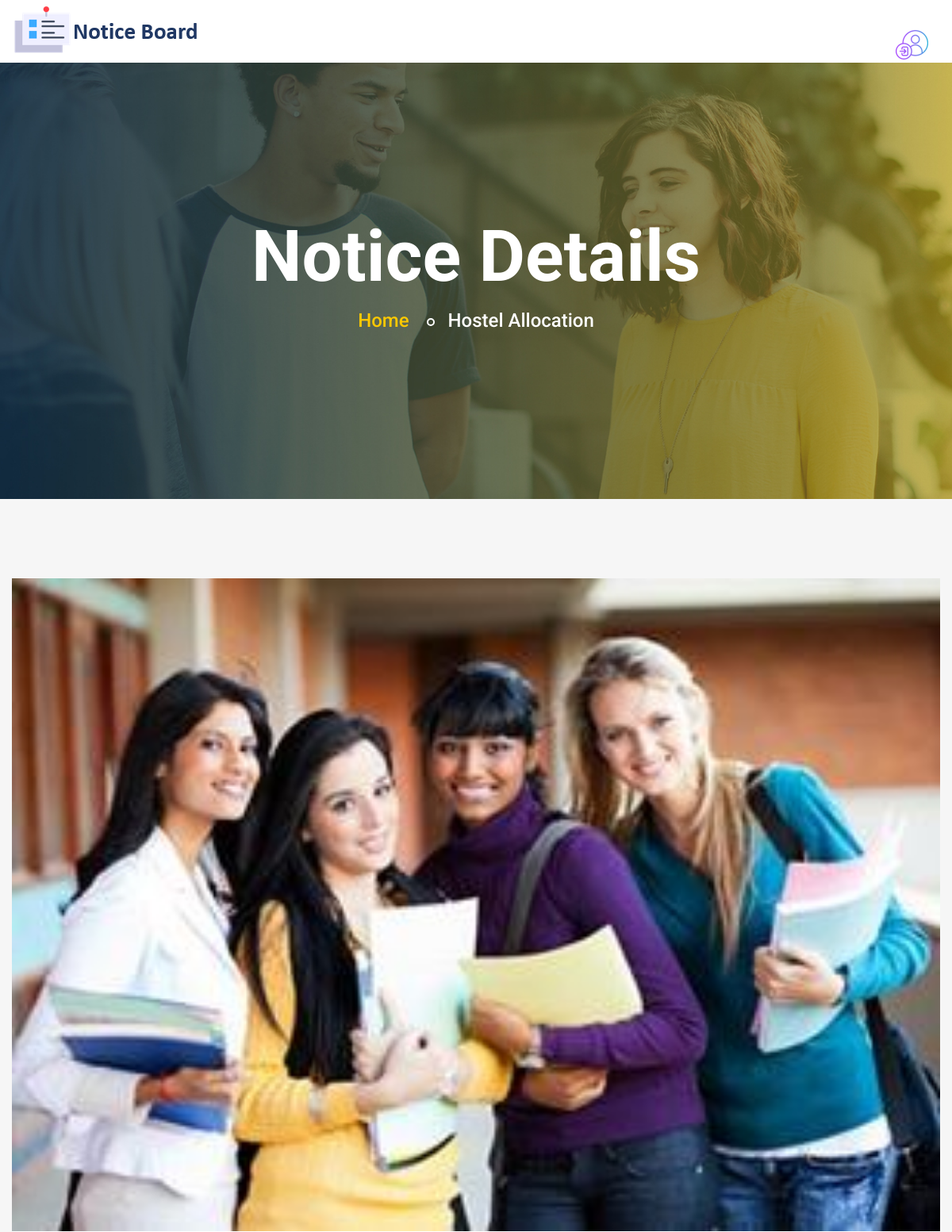
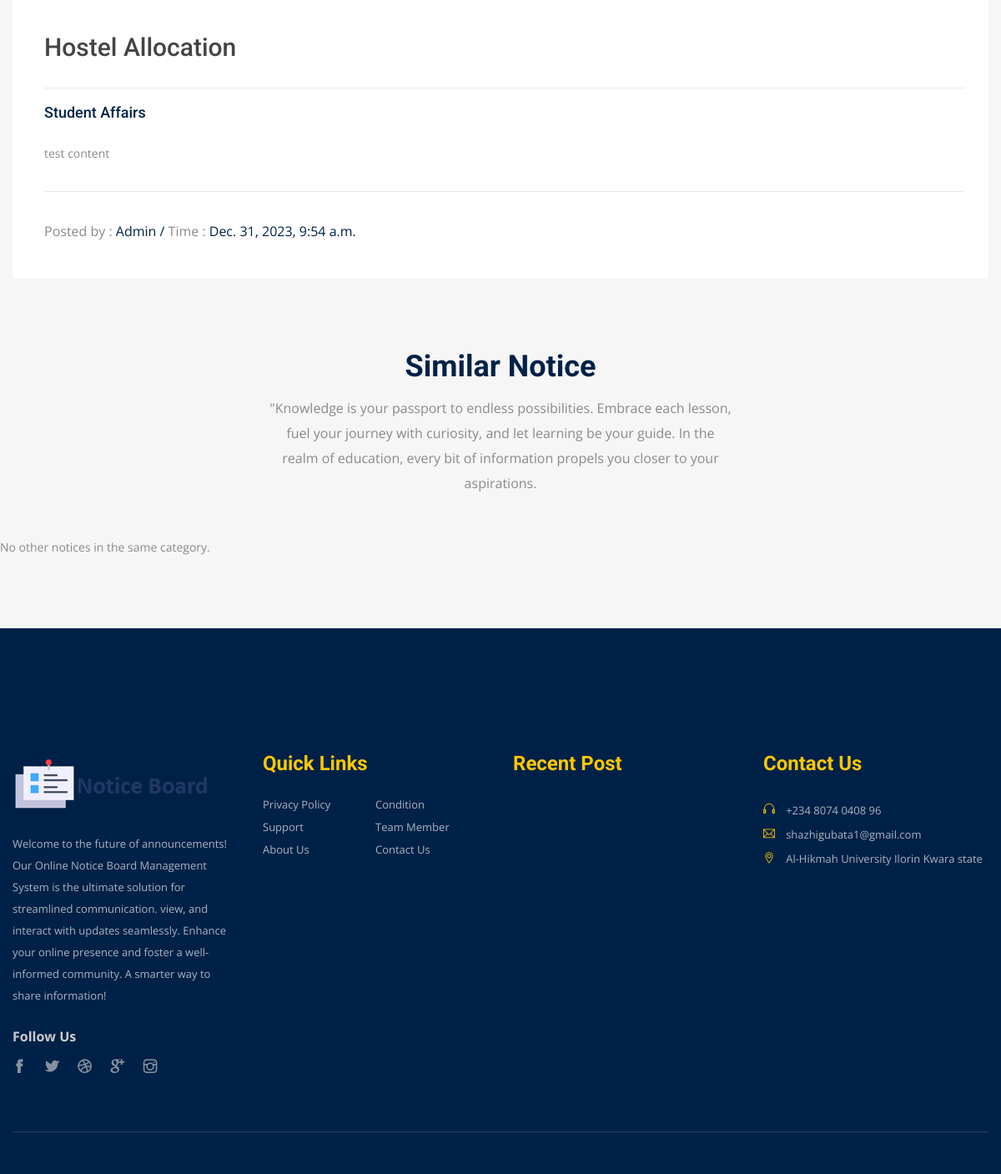
/notices/ffe3a565-8754-4faa-a863-8df79f69e51c/, run on the app's committed database (2 pictures, top to bottom).
### board/models.py (models this page shows, shortened)
class Notice(models.Model):
    id = models.UUIDField(primary_key=True, default=uuid.uuid4,editable=False)
    title = models.CharField(max_length=200)
    content = models.TextField()
    image = models.ImageField(upload_to='media', default='default.jpg', null=True, blank=True)
    category = models.ForeignKey(CategoryTypes, blank=False, on_delete=models.CASCADE)
    file = models.FileField(upload_to='media/documents', null=True, blank=True)
    created_by = models.ForeignKey(User, on_delete=models.CASCADE)
    created_at = models.DateTimeField(auto_now_add=True)

class CategoryTypes(models.Model):
    types = models.CharField(max_length=30)
    class Meta:
        ordering = ('types',)
        verbose_name_plural = 'Categories'
    def __str__(self):
        return self.types

### board/views.py (the view)
# urls.py: path('notices/<uuid:pk>/', NoticeDetailView.as_view(), name='notice_detail'),
class NoticeDetailView(DetailView):
    model = Notice
    template_name = 'notice_detail.html'
    context_object_name = 'notice'
    def get_context_data(self, **kwargs):
        context = super().get_context_data(**kwargs)
        category_notices = Notice.objects.filter(category=self.object.category).exclude(id=self.object.id)[:3]
        context['category_notices'] = category_notices
        return context

### board/templates/board/notice_detail.html (shortened to what this page needs)
{% extends "board/base.html" %}
{% load static %}
{% block slider %}
<div class="slider-area">
    <div class="pages-title">
        <div class="single-slider slider-height slider-height-breadcrumb d-flex align-items-center" style="background-image: url({% static "img/bg/others_bg.jpg" %});">
            <div class="container">
                <div class="row">
                    <div class="col-xl-12">
                        <div class="slider-content slider-content-breadcrumb text-center">
                            <h1 class="white-color f-700">Notice Details</h1>
                            <nav class="text-center" aria-label="breadcrumb">
                                <ol class="breadcrumb justify-content-center">
                                    <li class="breadcrumb-item"><a href="{% url "notice_list" %}">Home</a></li>
                                    <li class="breadcrumb-item active" aria-current="page">{{ notice.title }}</li>
                                </ol>
                            </nav>
                        </div>
                    </div>
                </div>
            </div>
        </div>
    </div>
</div>
{% endblock slider %}
{% block body %}
<div class="course-details-area gray-bg pt-100 align-middle">
    <div class="container">
        <div class="row">
            <div class="container">
                <div class="single-course-details-area mb-30 ">
                    <div class="course-details-thumb">
                        {% if notice.image %}
                        <img src="{{ notice.image.url }}" alt="{{ notice.title }}">
                        {% endif %}
                    </div>
                    <div class="single-course-details white-bg">
                        <div class="course-details-title mb-20">
                            <h1>{{ notice.title }}</h1>
                        </div>
                        <div class="course-details-tabs">
                            <ul class="nav nav-pills" id="pills-tab" role="tablist">
                                <li class="nav-item">
                                    <a class="nav-link active" id="pills-home-tab" data-toggle="pill" href="#pills-home" role="tab" aria-controls="pills-home" aria-selected="true">{{ notice.category }}</a>
                                </li>
                            </ul>
                            <div class="tab-content" id="pills-tabContent align-middle">
                                <div class="tab-pane fade show active" id="pills-home" role="tabpanel" aria-labelledby="pills-home-tab">
                                    <div class="course-details-overview-top">
                                        <p class="course-details-overview-para">{{ notice.content|safe|linebreaksbr }}</p>
                                    </div>
                                    <div class="course-details-overview-bottom d-flex justify-content-between mt-25">
                                        <div class="course-overview-info-left">
                                            <div class="course-overview-info-advisor mt-10">
                                                <span class="gray-color">Posted by : <span class="primary-color">{{ notice.created_by.username }}  <span>  /  </span> </span>Time : <span class="primary-color">{{ notice.created_at }}</span></span>
                                            </div>
                                        </div>
                                    </div>
                                </div>
                            </div>
                        </div>
                    </div>
                </div>
            </div>
        </div>
    </div>
</div>
<div class="courses-area courses-bg-height gray-bg pt-60 pb-70">
    <div class="container">
        <div class="row">
            <div class="col-xl-6 offset-xl-3 col-lg-8 offset-lg-2 col-md-10 offset-md-1">
                <div class="section-title mb-50 text-center">
                    <div class="section-title-heading mb-20">
                        <h1 class="primary-color">Similar Notice</h1>
                    </div>
                    <div class="section-title-para">
                        <p>"Knowledge is your passport to endless possibilities. Embrace each lesson, fuel your journey with curiosity, and let learning be your guide. In the realm of education, every bit of information propels you closer to your aspirations.</p>
                    </div>
                </div>
            </div>
        </div>
        <div class="courses-list">
            <div class="row">
                {% if category_notices %}
                {% for category_notice in category_notices %}
                <div class="col-xl-4 col-lg-4 col-md-6">
                    <div class="courses-wrapper courses-wrapper-3 mb-30">
                        <div class="courses-thumb">
                            <img src="{{ category_notice.image.url }}" alt="{{ category_notice.title }}">
                        </div>
                        <div class="courses-content courses-content-3 clearfix">
                            <div class="courses-heading mt-25 d-flex">
                                <div class="course-title-3">
                                    <h1><a  href="{% url 'notice_detail' category_notice.id %}">{{ category_notice.title }}</a></h1>
                                </div>
                                <div class="courses-pricing-3">
                                    <span>{{ category_notice.category }}</span>
                                </div>
                            </div>
                            <div class="courses-para mt-15">
                                <p>{{ category_notice.content|safe|linebreaksbr|truncatechars:20 }}</p>
                            </div>
                            <div class="courses-wrapper-bottom clearfix mt-35">
                                <div class="courses-button">
                                    <a href="{% url 'notice_detail' category_notice.id %}">View Details</a>
                                </div>
                            </div>
                        </div>
                    </div>
                </div>
                {% endfor %}
                {% else %}
                 <p>No other notices in the same category.</p>
                {% endif %}
            </div>
        </div>
    </div>
</div>
{% endblock body %}

### board/static/css/default.css (style rules this page uses)
.mt-10 { margin-top: 10px; }
.mt-25 { margin-top: 25px; }
.mb-20 { margin-bottom: 20px; }
.mb-30 { margin-bottom: 30px; }
.mb-50 { margin-bottom: 50px; }
.pt-60 { padding-top: 60px; }
.pt-100 { padding-top: 100px; }
.pb-70 { padding-bottom: 70px; }
.f-700 { font-weight: 700; }
.gray-bg { background: #f6f6f6; }
.white-bg { background: #fff; }
.gray-color { color: #8a8a8a; }
.white-color { color: #fff; }
.primary-color { color: #002147; }

### board/static/css/style.css (style rules this page uses)
body { font-family: 'Open Sans', sans-serif; font-weight: normal; font-style: normal; }
a, button { transition: all 0.3s ease-out 0s; cursor: pointer; }
a, button { color: #1696e7; outline: medium none; }
h1, h2, h3, h4, h5, h6 { font-family: 'Roboto', sans-serif; font-weight: normal; color: #313131; margin-top: 0px; font-style: normal; font-weight: 400; }
h1 { font-size: 40px; font-weight: 500; }
ul { margin: 0px; padding: 0px; }
li { list-style: none }
p { font-size: 14px; font-weight: normal; line-height: 24px; color: #8a8a8a; margin-bottom: 15px; font-family: 'Open Sans', sans-serif; }
*::placeholder { color: #555555; font-size: 14px; opacity: 1; }
.breadcrumb > .active { color: #888; }
.single-slider { background-size: cover; background-position: center center; }
.slider-height { min-height: 800px; }
.slider-content h1 { font-size: 60px; }
.section-title-heading h1 { font-size: 36px; font-weight: 700; line-height: 30px; }
.section-title-para p { font-size: 16px; line-height: 30px; margin-bottom: 0; }
.slider-height-breadcrumb { min-height: 600px; }
.slider-content nav ol { background: 0; padding: 0; }
.slider-content nav ol li { font-size: 24px; color: #fdc800; font-weight: 500; font-family: 'Roboto', sans-serif; }
.slider-content nav ol li.breadcrumb-item.active { color: #fff; }
.slider-content nav ol li.breadcrumb-item a { color: #fdc800; }
.slider-content nav ol .breadcrumb-item + .breadcrumb-item::before { display: inline-block; padding-right: 0; padding-left: 0; color: #6c757d; content: ""; height: 10px; width: 10px; border: 2px solid #fff; border-radius: 50%; vertical-align: middle; margin-left: 22px; margin-right: 17px; }
.slider-content-breadcrumb h1 { font-size: 90px; }
.course-details-title { padding-bottom: 28px; border-bottom: 1px solid #e9e9e9; }
.course-details-title h1 { font-size: 30px; line-height: 40px; color: #444444; margin: 0; }
.course-details-thumb img { width: 100%; }
.single-course-details { padding-top: 38px; padding-left: 38px; padding-right: 28px; padding-bottom: 45px; }
.course-details-tabs .nav-pills .nav-link.active, .nav-pills .show > .nav-link { color: #002147; background: 0; font-weight: 500; font-family: 'Roboto', sans-serif; }
.course-details-tabs ul li a { padding: 0; font-size: 18px; color: #444444; margin-right: 45px; line-height: 1; font-family: 'Roboto', sans-serif; font-weight: 500; }
.course-details-overview-top p { font-size: 14px; line-height: 28px; color: #8a8a8a; }
.course-details-tabs .nav.nav-pills { margin-bottom: 26px; }
.course-details-overview-top { padding-bottom: 15px; border-bottom: 1px solid #e9e9e9; }
.course-details-overview-para { margin-bottom: 16px; }

### board/static/css/responsive.css (style rules this page uses)
@media (min-width: 1200px) and (max-width: 1500px) { .slider-height { min-height: 508px; } }
@media (min-width: 992px) and (max-width: 1200px) { .slider-height { min-height: 550px; } }
@media (min-width: 992px) and (max-width: 1200px) { .section-title-para p { padding: 0 8px; } }

### data on the page
Notice: title "Hostel Allocation", image (picture), category "Student Affairs", content "test content", created_by.username "Admin", created_at "Dec. 31, 2023, 9:54 a.m."
